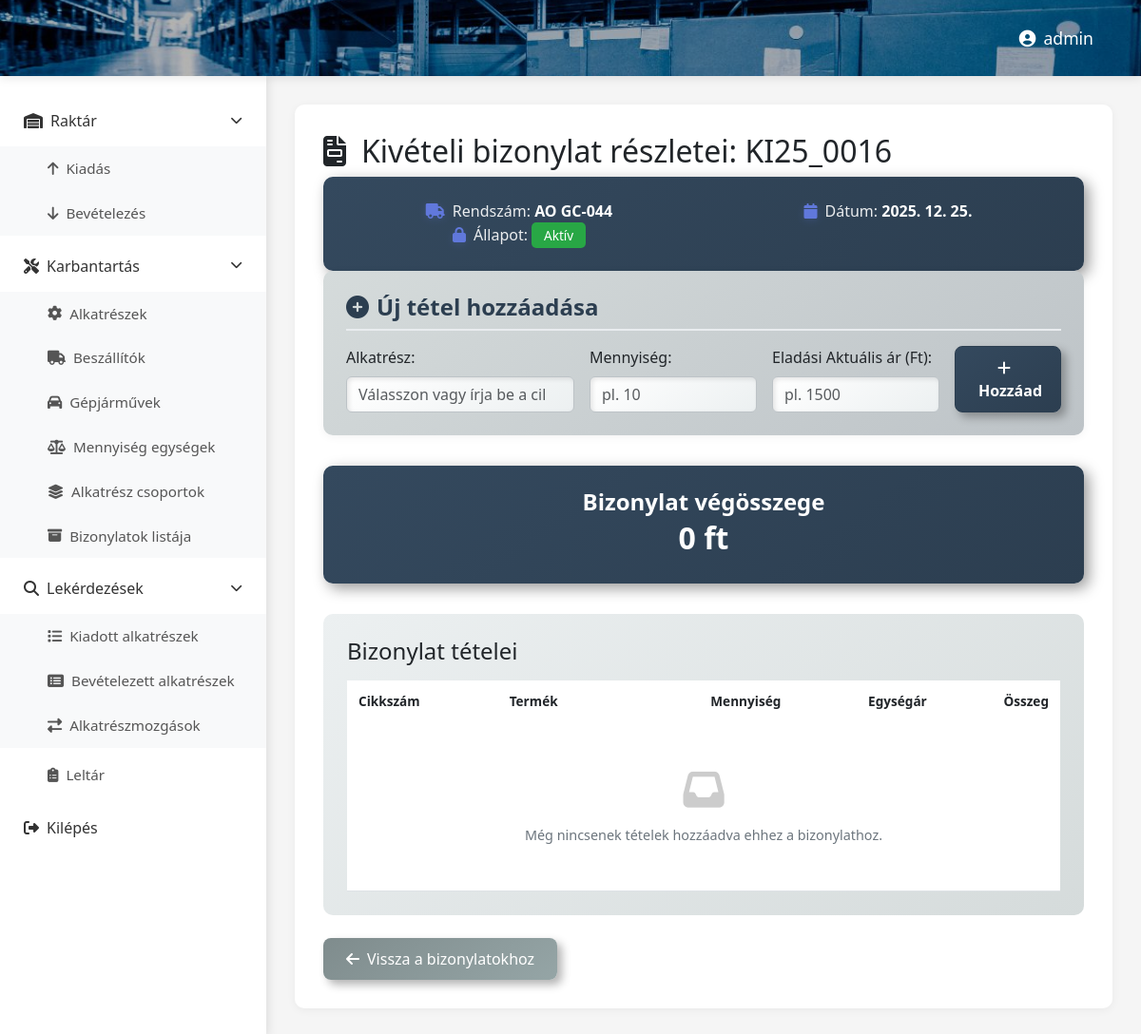
The app's page /kivbizonylat/26/ (signed in), older data.
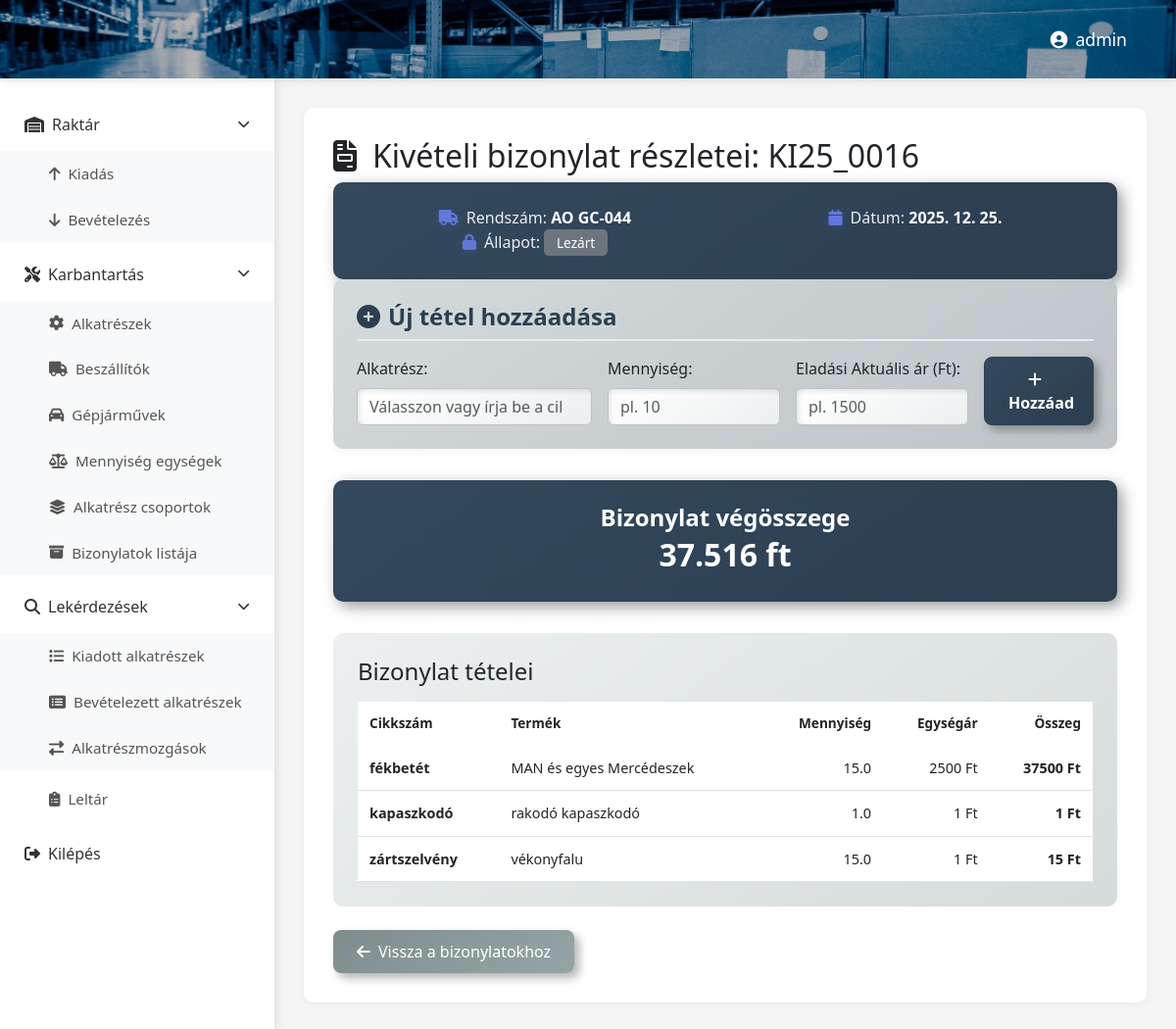
The same page, newer data.
### raktar/models.py (models this page shows, shortened)
class Bizonylat(models.Model):
    genbizid = models.CharField(max_length=20)
    szallito = models.ForeignKey(Beszallito, on_delete=models.CASCADE, related_name="bizonylatok", blank=True, null=True)
    rendszam = models.ForeignKey(Rendszam, on_delete=models.CASCADE, related_name="bizonylatok", blank=True, null=True)
    bizonylattipus = models.BooleanField()
    szamlaszam = models.CharField(max_length=50, blank=True, null=True)
    szallitolevelszam = models.CharField(max_length=50, blank=True, null=True)
    datum = models.DateField()
    lezart = models.BooleanField(default=False)

class Rendszam(models.Model):
    rendszam = models.CharField(max_length=20)
    tulajdonos = models.CharField(max_length=50)
    lezart = models.BooleanField(default=False)

class Bizonylatsor(models.Model):
    bizonylat = models.ForeignKey(Bizonylat, on_delete=models.CASCADE, related_name="sorok")
    alkatresz = models.ForeignKey(Alkatresz, to_field="cikkszam", on_delete=models.CASCADE, related_name="bizonylatsorok")
    mennyiseg = models.FloatField()
    aktualisar = models.IntegerField()
    class Meta:
        unique_together = ("bizonylat", "alkatresz")

class Alkatresz(models.Model):
    cikkszam = models.CharField(max_length=100, unique=True)
    leiras = models.CharField(max_length=50)
    info = models.CharField(max_length=300, blank=True, null=True)
    mertekegyseg = models.ForeignKey(Mertekegyseg, on_delete=models.PROTECT, related_name="alkatreszek")
    alkatreszcsoport = models.ForeignKey(Alkatreszcsoport, on_delete=models.PROTECT, related_name="alkatreszek")
    keszlet = models.FloatField(default=0)
    listaar = models.IntegerField()

### raktar/views.py (the view)
# urls.py: path('kivbizonylat/<int:pk>/', views.kivBizonylatsorok, name='kivBizonylatsorok'),
@login_required
def kivBizonylatsorok(request, pk):
    aktualis_bizonylat = get_object_or_404(Bizonylat, pk=pk)
    aktualis_alakterszek = Alkatresz.objects.all()
    aktualisbiz_sorai = aktualis_bizonylat.sorok.all()
    osszeg = 0
    for sor in aktualisbiz_sorai:
        osszeg += sor.aktualisar * sor.mennyiseg
    return render(request, "kivbizonylatsorok.html", {
        "alkatreszek": aktualis_alakterszek,
        "bizonylat": aktualis_bizonylat,
        "sorok": aktualisbiz_sorai,
        "osszeg": f"{osszeg:,.0f} ft".replace(",", ".")
    })

### raktar/templates/kivbizonylatsorok.html (shortened to what this page needs)
{% extends 'base.html' %}
{% load static %}
{% block extra_css %}
<link rel="stylesheet" href="{% static 'css/bebizonylatsorok.css' %}">
{% endblock %}
{% block content %}
<header class="top-header">
    <div class="header-right">
        <span class="user-name"><i class="fas fa-user-circle me-2"></i>{{ user.username }}</span>
    </div>
</header>
<div class="main-container">
    {% include 'partials/sidebar.html' %}
    <main class="content-area">
        <div id="contentContainer">
            <h2><i class="fas fa-file-invoice me-3"></i>Kivételi bizonylat részletei: {{ bizonylat.genbizid }}</h2>
            <div class="info-card">
                <div class="row">
                    <div class="col-md-6">
                        <div class="info-item">
                            <span class="info-label"><i class="fas fa-truck me-2"></i>Rendszám:</span>
                            <span class="info-value">{{ bizonylat.rendszam.rendszam }}</span>
                        </div>
                    </div>
                    <div class="col-md-6">
                        <div class="info-item">
                            <span class="info-label"><i class="fas fa-calendar me-2"></i>Dátum:</span>
                            <span class="info-value">{{ bizonylat.datum|date:"Y. m. d." }}</span>
                        </div>
                    </div>
                    <div class="col-md-6">
                        <div class="info-item">
                            <span class="info-label"><i class="fas fa-lock me-2"></i>Állapot:</span>
                            <span class="info-value">
                                <span class="badge {% if bizonylat.lezart %}badge-closed{% else %}badge-open{% endif %}">
                                    {% if bizonylat.lezart %}Lezárt{% else %}Aktív{% endif %}
                                </span>
                            </span>
                        </div>
                    </div>
                </div>
            </div>
            <div class="form-section">
                <h4 class="mb-3"><i class="fas fa-plus-circle me-2"></i>Új tétel hozzáadása</h4>
                <form method="POST" action="{% url 'raktar:addKivbizonylatsor' %}">
                    <div class="row g-3">
                        <div class="col-md-4">
                            <label for="ujAlkatresz" class="form-label">Alkatrész:</label>
                            <input list="alkatreszek"
                                   class="form-control"
                                   id="ujAlkatresz"
                                   name="ujAlkatresz"
                                   placeholder="Válasszon vagy írja be a cikkszámot"
                                   required>
                        </div>
                        <div class="col-md-3">
                            <label for="ujMennyiseg" class="form-label">Mennyiség:</label>
                            <input type="number"
                                   step="0.01"
                                   class="form-control"
                                   id="ujMennyiseg"
                                   name="ujMennyiseg"
                                   placeholder="pl. 10"
                                   required>
                        </div>
                        <div class="col-md-3">
                            <label for="ujAktualisar" class="form-label">Eladási Aktuális ár (Ft):</label>
                            <input type="number"
                                   class="form-control"
                                   id="ujAktualisar"
                                   name="ujAktualisar"
                                   placeholder="pl. 1500"
                                   required>
                        </div>
                        <div class="col-md-2 d-flex align-items-end">
                            <button type="submit" class="btn btn-save w-100">
                                <i class="fas fa-plus me-2"></i>Hozzáad
                            </button>
                        </div>
                    </div>
                </form>
            </div>
            <div class="summary-section">
                <div class="summary-card">
                    <h4>Bizonylat végösszege</h4>
                    <div class="amount">{{ osszeg }}</div>
                </div>
            </div>
            <div class="table-section">
                <h4 class="mb-3">Bizonylat tételei</h4>
                <div class="table-responsive">
                    <table class="table table-hover">
                        <thead>
                            <tr>
                                <th>Cikkszám</th>
                                <th>Termék</th>
                                <th class="text-end">Mennyiség</th>
                                <th class="text-end">Egységár</th>
                                <th class="text-end">Összeg</th>
                            </tr>
                        </thead>
                        <tbody>
                            {% for sor in sorok %}
                            <tr>
                                <td><strong>{{ sor.alkatresz.cikkszam }}</strong></td>
                                <td>{{ sor.alkatresz.leiras }}</td>
                                <td class="text-end">{{ sor.mennyiseg }}</td>
                                <td class="text-end">{{ sor.aktualisar|floatformat:0 }} Ft</td>
                                <td class="text-end">
                                    <strong>{% widthratio sor.mennyiseg 1 sor.aktualisar %} Ft</strong>
                                </td>
                            </tr>
                            {% empty %}
                            <tr>
                                <td colspan="5" class="text-center text-muted py-5">
                                    <i class="fas fa-inbox fa-3x mb-3 d-block"></i>
                                    Még nincsenek tételek hozzáadva ehhez a bizonylathoz.
                                </td>
                            </tr>
                            {% endfor %}
                        </tbody>
                    </table>
                </div>
            </div>
            <div class="mt-4">
                <a href="{% url 'raktar:kivbizonylat' %}" class="btn btn-secondary">
                    <i class="fas fa-arrow-left me-2"></i>Vissza a bizonylatokhoz
                </a>
            </div>
        </div>
    </main>
</div>
{% endblock %}

### raktar/templates/base.html (shortened to what this page needs)
<!DOCTYPE html>
<html lang="hu">
<head>
    {% load static %}
    <link href="https://cdn.jsdelivr.net/npm/bootstrap@5.3.0/dist/css/bootstrap.min.css" rel="stylesheet">
    <link rel="stylesheet" href="https://cdnjs.cloudflare.com/ajax/libs/font-awesome/6.4.0/css/all.min.css">
    <link rel="stylesheet" href="{% static 'css/dashboard.css' %}">
    {% block extra_css %}{% endblock %}
    <link rel="stylesheet" href="{% static 'css/metallic-theme-dashboard.css' %}">
</head>
<body>
    {% block content %}{% endblock %}
</body>
</html>

### raktar/templates/partials/sidebar.html (shortened to what this page needs)
{% load static %}
<aside class="sidebar">
  <nav class="sidebar-nav">
    <div class="menu-item">
      <a
        href="#"
        class="menu-link"
        data-bs-toggle="collapse"
        data-bs-target="#menuRaktar"
      >
        <i class="fas fa-warehouse me-2"></i>
        <span>Raktár</span>
        <i class="fas fa-chevron-down ms-auto"></i>
      </a>
      <div class="collapse show submenu" id="menuRaktar">
        <a href="{% url 'raktar:kivbizonylat' %}" class="submenu-link">
          <i class="fas fa-arrow-up me-2"></i>Kiadás
        </a>
        <a href="{% url 'raktar:bebizonylat' %}" class="submenu-link">
          <i class="fas fa-arrow-down me-2"></i>Bevételezés
        </a>
      </div>
    </div>
    <div class="menu-item">
      <a
        href="#"
        class="menu-link"
        data-bs-toggle="collapse"
        data-bs-target="#menuKarbantartas"
      >
        <i class="fas fa-tools me-2"></i>
        <span>Karbantartás</span>
        <i class="fas fa-chevron-down ms-auto"></i>
      </a>
      <div class="collapse show submenu" id="menuKarbantartas">
        <a href="{% url 'raktar:alkatresz' %}" class="submenu-link">
          <i class="fas fa-cog me-2"></i>Alkatrészek
        </a>
        <a href="{% url 'raktar:beszallito' %}" class="submenu-link">
          <i class="fas fa-truck me-2"></i>Beszállítók
        </a>
        <a href="{% url 'raktar:rendszam' %}" class="submenu-link">
          <i class="fas fa-car me-2"></i>Gépjárművek
        </a>
        <a href="{% url 'raktar:mertekegyseg' %}" class="submenu-link">
          <i class="fas fa-balance-scale me-2"></i>Mennyiség egységek
        </a>
        <a href="{% url 'raktar:alkatreszcsoport' %}" class="submenu-link">
          <i class="fas fa-layer-group me-2"></i>Alkatrész csoportok
        </a>
        <a href="{% url 'raktar:lezart_bizonylatok' %}" class="submenu-link">
          <i class="fas fa-archive me-2"></i>Bizonylatok listája
        </a>
      </div>
    </div>
    <div class="menu-item">
      <a
        href="#"
        class="menu-link"
        data-bs-toggle="collapse"
        data-bs-target="#menuLekerdezes"
      >
        <i class="fas fa-search me-2"></i>
        <span>Lekérdezések</span>
        <i class="fas fa-chevron-down ms-auto"></i>
      </a>
      <div class="collapse show submenu" id="menuLekerdezes">
        <a href="#" class="submenu-link">
          <i class="fas fa-list me-2"></i>Kiadott alkatrészek
        </a>
        <a href="#" class="submenu-link">
          <i class="fas fa-list-alt me-2"></i>Bevételezett alkatrészek
        </a>
        <a href="#" class="submenu-link">
          <i class="fas fa-exchange-alt me-2"></i>Alkatrészmozgások
        </a>
      </div>
    </div>
    <div class="menu-item">
      <a href="{% url 'raktar:leltar' %}" class="submenu-link">
        <i class="fas fa-clipboard-list me-2"></i>
        <span>Leltár</span>
      </a>
    </div>
    <div class="menu-item">
      <form method="POST" action="{% url 'logout' %}" style="margin: 0">
        <button
          type="submit"
          class="menu-link"
          style="background: none; border: none; width: 100%; text-align: left"
        >
          <i class="fas fa-sign-out-alt me-2"></i>
          <span>Kilépés</span>
        </button>
      </form>
    </div>
  </nav>
</aside>

### raktar/static/css/dashboard.css (style rules this page uses)
* { margin: 0; padding: 0; box-sizing: border-box; }
body { font-family: 'Segoe UI', Tahoma, Geneva, Verdana, sans-serif; background: #f5f5f5; overflow-x: hidden; }
.top-header { background-size: cover; background-position: center; background-repeat: no-repeat; height: 80px; display: flex; align-items: center; justify-content: flex-end; padding: 0 30px; box-shadow: 0 2px 10px rgba(0,0,0,0.1); position: fixed; top: 0; left: 0; right: 0; z-index: 1000; background-image: url("../assets/images/raktar.jpg") !important; }
.top-header::before { content: ''; position: absolute; top: 0; left: 0; right: 0; bottom: 0; background: rgba(0, 0, 0, 0.3); z-index: 1; }
.header-right { position: relative; z-index: 2; }
.header-right { display: flex; align-items: center; gap: 20px; }
.user-name { color: white; font-weight: 500; font-size: 1.1rem; }
.main-container { display: flex; margin-top: 80px; min-height: calc(100vh - 80px); }
.sidebar { width: 280px; background: white; box-shadow: 2px 0 10px rgba(0,0,0,0.1); position: fixed; left: 0; top: 80px; bottom: 0; overflow-y: auto; }
.sidebar-nav { padding: 20px 0; }
.menu-item { margin-bottom: 5px; }
.menu-link { display: flex; align-items: center; padding: 15px 25px; color: #333; text-decoration: none; transition: all 0.3s; font-weight: 500; }
.submenu.show { display: block !important; }
.menu-link i.fa-chevron-down { font-size: 0.8rem; transition: transform 0.3s; }
.submenu { background: #f8f9fa; }
.submenu-link { display: flex; align-items: center; padding: 12px 25px 12px 50px; color: #555; text-decoration: none; transition: all 0.3s; font-size: 0.95rem; }
.content-area { flex: 1; margin-left: 280px; padding: 30px; background: #f5f5f5; }
#contentContainer { background: white; border-radius: 10px; padding: 30px; box-shadow: 0 2px 10px rgba(0,0,0,0.05); min-height: 500px; }
.info-card { background: linear-gradient(145deg, #f8f9fa, #e9ecef); padding: 30px; border-radius: 10px; text-align: center; transition: all 0.3s; height: 100%; }
.info-card i { color: #667eea; }

### raktar/static/css/metallic-theme-dashboard.css (style rules this page uses)
.info-card i { filter: drop-shadow(0 2px 4px rgba(102,126,234,0.2)); }
.top-header { background-image: linear-gradient(135deg, rgba(255,255,255,0.02) 0%, rgba(0,0,0,0.02) 100%), linear-gradient(135deg, #667eea 0%, #764ba2 100%); }

Row changes from the older to the newer data that the page shows:
changed Bizonylat "KI25_0016": lezart False → True (drawn)
added Bizonylatsor: alkatresz.cikkszam "fékbetét", alkatresz.leiras "MAN és egyes Mercédeszek", mennyiseg "15.0", aktualisar "2500", mennyiseg+aktualisar "37500"
added Bizonylatsor: alkatresz.cikkszam "kapaszkodó", alkatresz.leiras "rakodó kapaszkodó", mennyiseg "1.0", aktualisar "1", mennyiseg+aktualisar "1"
added Bizonylatsor: alkatresz.cikkszam "zártszelvény", alkatresz.leiras "vékonyfalu", mennyiseg "15.0", aktualisar "1", mennyiseg+aktualisar "15"
Text that changed along with them:
{{ osszeg }}: "0 ft" → "37.516 ft"
text no longer shown: "Aktív Még nincsenek tételek hozzáadva ehhez a bizonylathoz."
text now shown: "Lezárt"
